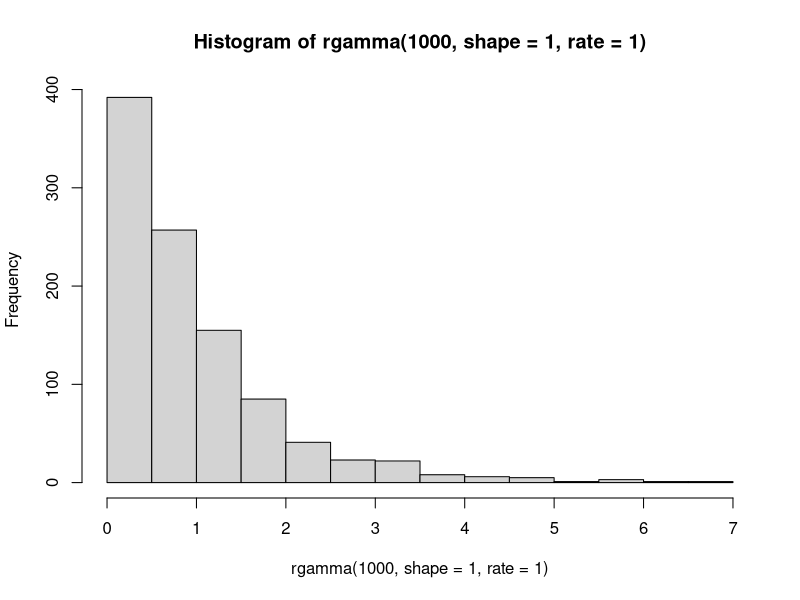

Write the R code that produced this figure.
## ---- chunk 1
knitr::opts_chunk$set(echo = TRUE)
## ---- chunk 2
hist(rgamma(1000, shape=1, rate=1))
